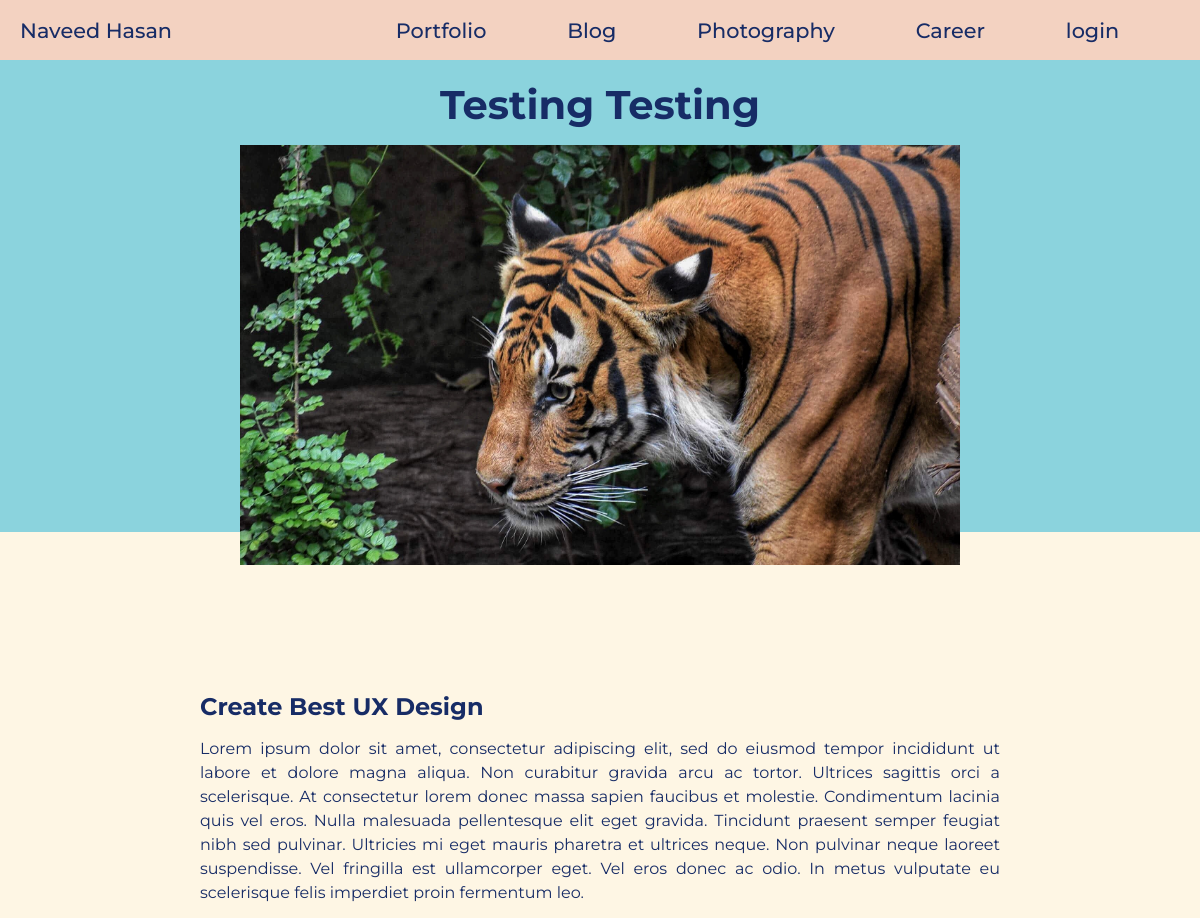
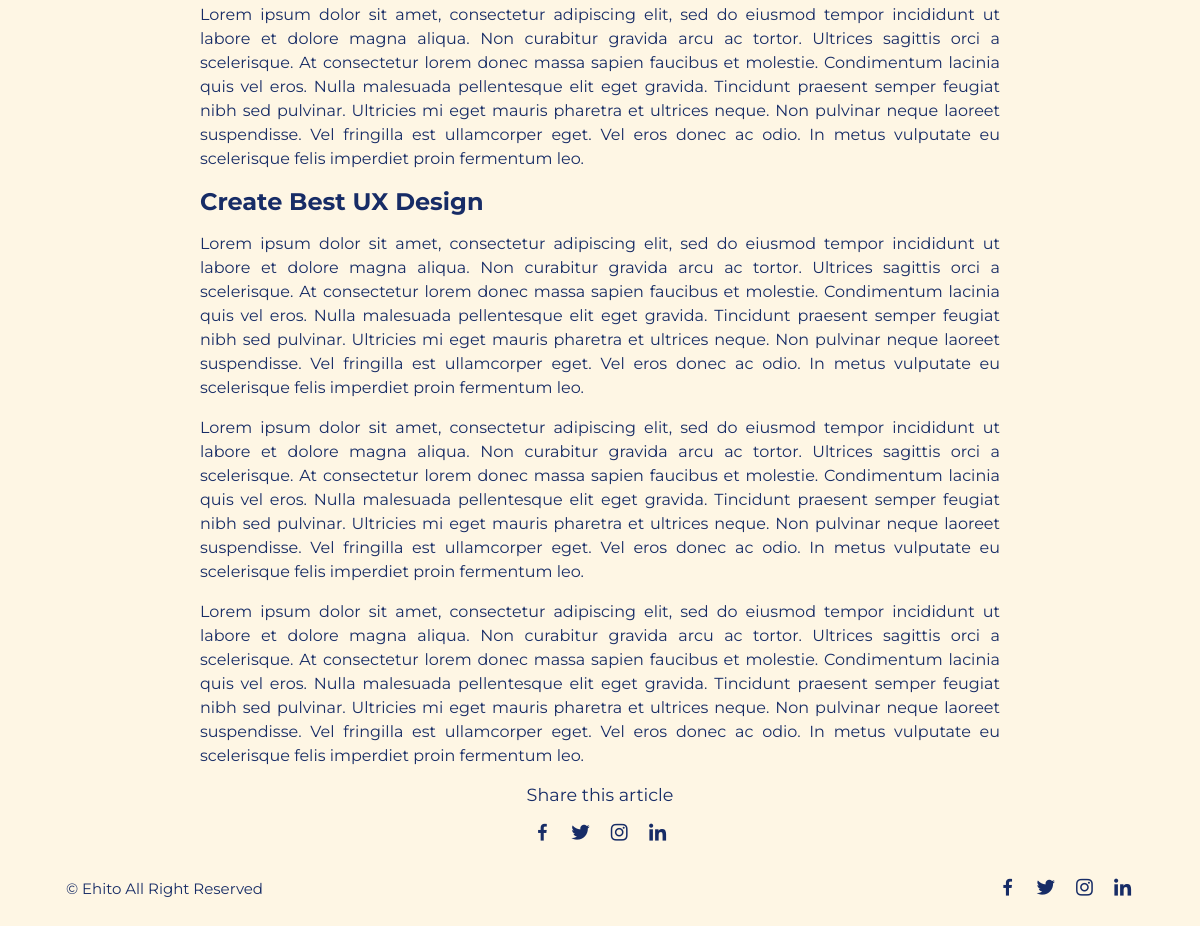
The app's page /post/4 with its own data (2 pictures, top to bottom).
### models/blogs.py (models this page shows, shortened)
class Blogs(db.Model):
    id = db.Column(db.Integer, primary_key=True)
    title = db.Column(db.String)
    description = db.Column(db.String)
    date = db.Column(db.String(100))
    category = db.Column(db.String(100))
    author = db.Column(db.String(100))
    cover_path = db.Column(db.String(1000))

### resources/blogs.py (the view)
class Post(Resource):
    def get(self, post_id):
        post = Blogs.query.filter_by(id=post_id).first()
        return make_response(render_template('post_page.html', post=post))

### templates/post_page.html (shortened to what this page needs)
{% extends "base.html" %}
    {% block style %}
    <link rel="stylesheet" type="text/css" href="{{ url_for('static', filename='styles/post_page.css') }}">
    <link href='https://unpkg.com/boxicons@2.1.4/css/boxicons.min.css' rel='stylesheet'>
    {% endblock %}
    {% block content %}
    <section class="post-header">
        <div class="header-content post-container">
            <h1 class="header-title">{{post.title}}</h1>
            <img src="{{ url_for('home') }}{{ post.cover_path }}" alt="" class="header-img">
        </div>
    </section>
    <section class="post-content post-container">
        <p class="post-text"> {{ post.description |safe }} </p>
    </section>
    <div class="share post-container">
        <span class="share-title">Share this article</span>
            <div class="social">
                <a href="#"><i class='bx bxl-facebook'></i></a>
                <a href="#"><i class='bx bxl-twitter'></i></a>
                <a href="#"><i class='bx bxl-instagram'></i></a>
                <a href="#"><i class='bx bxl-linkedin' ></i></a>
            </div>
        </div>
    <div class="footer container">
        <p>&#169; Ehito All Right Reserved</p>
        <div class="social">
            <a href="#"><i class='bx bxl-facebook'></i></a>
            <a href="#"><i class='bx bxl-twitter'></i></a>
            <a href="#"><i class='bx bxl-instagram'></i></a>
            <a href="#"><i class='bx bxl-linkedin'></i></a>
        </div>
    </div>
    {% endblock %}

### static/styles/base.css (style rules this page uses)
* { font-family: "montserrat", sans-serif; margin: 0; padding: 0; color: var(--text-color) }
:root { --bg-color: #fef6e4; --text-color: #172c66; --highligh-color: #001858; --container-color: #8bd3dd; --secondary-color: #f582ae; --navbar-color: #f3d2c1; --notification-color: red; }
body { background-color: var(--bg-color); }
a { text-decoration: none; }

### static/styles/post_page.css (style rules this page uses)
* { font-family: "montserrat", sans-serif; margin: 0; padding: 0; color: var(--text-color) }
:root { --bg-color: #fef6e4; --text-color: #172c66; --highligh-color: #001858; --container-color: #8bd3dd; --secondary-color: #f582ae; --navbar-color: #f3d2c1; --notification-color: red; }
body { display: flex; flex-direction: column; justify-content: center; background-color: var(--bg-color); }
a { text-decoration: none; }
.post-header { width: 100%; height: 500px; display: grid; background-color: var(--container-color); }
.post-container { max-width: 800px; margin: auto; width: 100%; }
.header-content { display: flex; flex-direction: column; align-items: center; margin-top: 2rem !important; }
.header-title { width: 90%; font-size: 2.5rem; text-align: center; margin: 1rem 0 1rem 0; }
.header-img { width: 90%; height: 420px; object-fit: cover; object-position: center; }
.post-content { margin-top: 10rem; }
.post-content p { line-height: 1.5rem; margin: 1rem 0; text-align: justify; }
.share { display: flex; flex-direction: column; align-items: center; row-gap: 1rem; }
.share-title { font-size: 1.1rem; }
.footer { display: flex; justify-content: space-between; align-items: center; padding: 30px 0; }
.footer p { font-size: 0.938rem; }
.social { display: flex; align-items: center; column-gap: 1rem; }
.social .bx { font-size: 1.4rem; color: var(--text-color); }
.container { max-width: 1068px; margin: auto; width: 90%; }

### records on screen
Blogs: title "Testing Testing", description "Create Best UX Design Lorem ipsum dolor sit amet, consectetur adipiscing elit, sed do eiusmod tempor incididunt ut labore et dolore magna aliqua. Non curabitur gravida arcu ac tortor. Ultrices sagittis orci a scelerisque. At consectetur lorem donec massa sapien faucibus et molestie. Condimentum lacinia quis vel eros. Nulla malesuada pellentesque elit eget gravida. Tincidunt praesent semper feugiat nibh sed pulvinar. Ultricies mi eget mauris pharetra et ultrices neque. Non pulvinar neque laoreet suspendisse. Vel fringilla est ullamcorper eget. Vel eros donec ac odio. In metus vulputate eu scelerisque felis imperdiet proin fermentum leo. Lorem ipsum dolor sit amet, consectetur adipiscing…"
